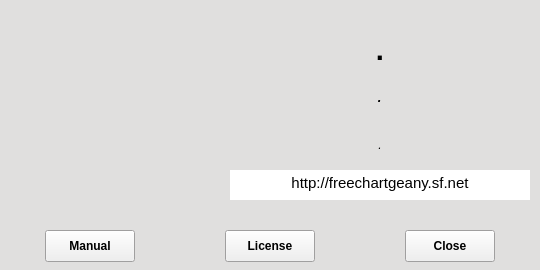
<?xml version="1.0" encoding="UTF-8"?>
<ui version="4.0">
 <class>InfoDialog</class>
 <widget class="QDialog" name="InfoDialog">
  <property name="geometry">
   <rect>
    <x>0</x>
    <y>0</y>
    <width>540</width>
    <height>270</height>
   </rect>
  </property>
  <property name="sizePolicy">
   <sizepolicy hsizetype="Fixed" vsizetype="Fixed">
    <horstretch>0</horstretch>
    <verstretch>0</verstretch>
   </sizepolicy>
  </property>
  <property name="minimumSize">
   <size>
    <width>540</width>
    <height>270</height>
   </size>
  </property>
  <property name="maximumSize">
   <size>
    <width>540</width>
    <height>270</height>
   </size>
  </property>
  <property name="baseSize">
   <size>
    <width>600</width>
    <height>240</height>
   </size>
  </property>
  <property name="palette">
   <palette>
    <active>
     <colorrole role="Window">
      <brush brushstyle="SolidPattern">
       <color alpha="255">
        <red>255</red>
        <green>255</green>
        <blue>255</blue>
       </color>
      </brush>
     </colorrole>
    </active>
    <inactive>
     <colorrole role="Window">
      <brush brushstyle="SolidPattern">
       <color alpha="255">
        <red>224</red>
        <green>223</green>
        <blue>222</blue>
       </color>
      </brush>
     </colorrole>
    </inactive>
    <disabled>
     <colorrole role="Window">
      <brush brushstyle="SolidPattern">
       <color alpha="255">
        <red>224</red>
        <green>223</green>
        <blue>222</blue>
       </color>
      </brush>
     </colorrole>
    </disabled>
   </palette>
  </property>
  <property name="windowTitle">
   <string/>
  </property>
  <property name="windowIcon">
   <iconset resource="../resources/ChartGeany.qrc">
    <normaloff>:/png/images/icons/PNG/information.png</normaloff>:/png/images/icons/PNG/information.png</iconset>
  </property>
  <widget class="QLabel" name="logoLabel">
   <property name="geometry">
    <rect>
     <x>20</x>
     <y>10</y>
     <width>200</width>
     <height>220</height>
    </rect>
   </property>
   <property name="text">
    <string/>
   </property>
   <property name="pixmap">
    <pixmap resource="../resources/ChartGeany.qrc">:/png/images/icons/PNG/cglogo.png</pixmap>
   </property>
   <property name="scaledContents">
    <bool>false</bool>
   </property>
   <property name="alignment">
    <set>Qt::AlignCenter</set>
   </property>
  </widget>
  <widget class="QLabel" name="appnameLabel">
   <property name="geometry">
    <rect>
     <x>230</x>
     <y>30</y>
     <width>300</width>
     <height>40</height>
    </rect>
   </property>
   <property name="font">
    <font>
     <pointsize>22</pointsize>
     <weight>75</weight>
     <bold>true</bold>
    </font>
   </property>
   <property name="text">
    <string>.</string>
   </property>
   <property name="textFormat">
    <enum>Qt::AutoText</enum>
   </property>
   <property name="scaledContents">
    <bool>true</bool>
   </property>
   <property name="alignment">
    <set>Qt::AlignCenter</set>
   </property>
  </widget>
  <widget class="QLabel" name="versionLabel">
   <property name="geometry">
    <rect>
     <x>230</x>
     <y>80</y>
     <width>300</width>
     <height>30</height>
    </rect>
   </property>
   <property name="font">
    <font>
     <pointsize>14</pointsize>
     <weight>50</weight>
     <italic>true</italic>
     <bold>false</bold>
    </font>
   </property>
   <property name="text">
    <string>.</string>
   </property>
   <property name="textFormat">
    <enum>Qt::AutoText</enum>
   </property>
   <property name="scaledContents">
    <bool>true</bool>
   </property>
   <property name="alignment">
    <set>Qt::AlignCenter</set>
   </property>
  </widget>
  <widget class="QLabel" name="copyrightLabel">
   <property name="geometry">
    <rect>
     <x>230</x>
     <y>130</y>
     <width>300</width>
     <height>30</height>
    </rect>
   </property>
   <property name="font">
    <font>
     <pointsize>9</pointsize>
     <weight>50</weight>
     <italic>true</italic>
     <bold>false</bold>
    </font>
   </property>
   <property name="text">
    <string>.</string>
   </property>
   <property name="textFormat">
    <enum>Qt::AutoText</enum>
   </property>
   <property name="scaledContents">
    <bool>true</bool>
   </property>
   <property name="alignment">
    <set>Qt::AlignCenter</set>
   </property>
  </widget>
  <widget class="QPushButton" name="manualButton">
   <property name="geometry">
    <rect>
     <x>45</x>
     <y>230</y>
     <width>90</width>
     <height>32</height>
    </rect>
   </property>
   <property name="font">
    <font>
     <pointsize>9</pointsize>
     <weight>75</weight>
     <bold>true</bold>
    </font>
   </property>
   <property name="focusPolicy">
    <enum>Qt::NoFocus</enum>
   </property>
   <property name="text">
    <string>Manual</string>
   </property>
   <property name="autoDefault">
    <bool>false</bool>
   </property>
  </widget>
  <widget class="QPushButton" name="licenseButton">
   <property name="geometry">
    <rect>
     <x>225</x>
     <y>230</y>
     <width>90</width>
     <height>32</height>
    </rect>
   </property>
   <property name="font">
    <font>
     <pointsize>9</pointsize>
     <weight>75</weight>
     <bold>true</bold>
    </font>
   </property>
   <property name="focusPolicy">
    <enum>Qt::NoFocus</enum>
   </property>
   <property name="text">
    <string>License</string>
   </property>
   <property name="autoDefault">
    <bool>false</bool>
   </property>
  </widget>
  <widget class="QPushButton" name="closeButton">
   <property name="geometry">
    <rect>
     <x>405</x>
     <y>230</y>
     <width>90</width>
     <height>32</height>
    </rect>
   </property>
   <property name="font">
    <font>
     <pointsize>9</pointsize>
     <weight>75</weight>
     <bold>true</bold>
    </font>
   </property>
   <property name="focusPolicy">
    <enum>Qt::NoFocus</enum>
   </property>
   <property name="text">
    <string>Close</string>
   </property>
   <property name="autoDefault">
    <bool>false</bool>
   </property>
  </widget>
  <widget class="QTextBrowser" name="urlLabel">
   <property name="geometry">
    <rect>
     <x>230</x>
     <y>170</y>
     <width>300</width>
     <height>30</height>
    </rect>
   </property>
   <property name="font">
    <font>
     <pointsize>10</pointsize>
     <weight>50</weight>
     <bold>false</bold>
     <kerning>true</kerning>
    </font>
   </property>
   <property name="focusPolicy">
    <enum>Qt::ClickFocus</enum>
   </property>
   <property name="frameShape">
    <enum>QFrame::NoFrame</enum>
   </property>
   <property name="frameShadow">
    <enum>QFrame::Plain</enum>
   </property>
   <property name="html">
    <string>&lt;!DOCTYPE HTML PUBLIC &quot;-//W3C//DTD HTML 4.0//EN&quot; &quot;http://www.w3.org/TR/REC-html40/strict.dtd&quot;&gt;
&lt;html&gt;&lt;head&gt;&lt;meta name=&quot;qrichtext&quot; content=&quot;1&quot; /&gt;&lt;style type=&quot;text/css&quot;&gt;
p, li { white-space: pre-wrap; }
&lt;/style&gt;&lt;/head&gt;&lt;body style=&quot; font-family:'Sans Serif'; font-size:10pt; font-weight:400; font-style:normal;&quot;&gt;
&lt;p align=&quot;center&quot; style=&quot; margin-top:0px; margin-bottom:0px; margin-left:0px; margin-right:0px; -qt-block-indent:0; text-indent:0px;&quot;&gt;&lt;span style=&quot; font-size:11pt;&quot;&gt;http://freechartgeany.sf.net&lt;/span&gt;&lt;/p&gt;&lt;/body&gt;&lt;/html&gt;</string>
   </property>
   <property name="openExternalLinks">
    <bool>true</bool>
   </property>
  </widget>
 </widget>
 <resources>
  <include location="../resources/ChartGeany.qrc"/>
 </resources>
 <connections/>
</ui>
